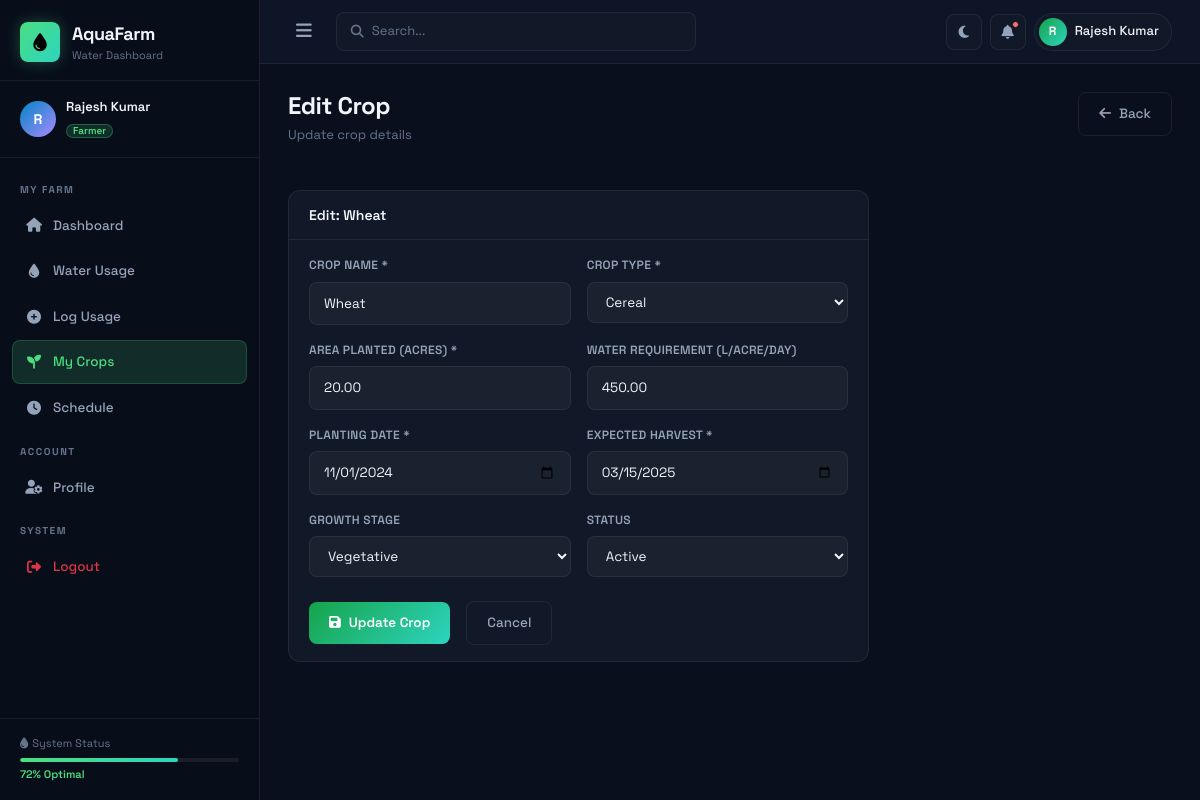
Screenshot of /crop/edit/1 (signed in) with the database file from the repository.
### tables this page shows
CREATE TABLE IF NOT EXISTS crops (
    id INT AUTO_INCREMENT PRIMARY KEY,
    farmer_id INT NOT NULL,
    crop_name VARCHAR(100) NOT NULL,
    crop_type ENUM('cereal', 'vegetable', 'fruit', 'pulse', 'oilseed', 'cash_crop') NOT NULL,
    area_planted DECIMAL(10,2) NOT NULL COMMENT 'in acres',
    planting_date DATE NOT NULL,
    expected_harvest DATE NOT NULL,
    water_requirement DECIMAL(10,2) NOT NULL COMMENT 'liters per day per acre',
    growth_stage ENUM('seedling', 'vegetative', 'flowering', 'fruiting', 'harvest') DEFAULT 'seedling',
    status ENUM('active', 'harvested', 'failed') DEFAULT 'active',
    created_at TIMESTAMP DEFAULT CURRENT_TIMESTAMP,
    FOREIGN KEY (farmer_id) REFERENCES farmers(id) ON DELETE CASCADE
);

### app/core/Controller.php (called while the page is built, shortened)
<?php
class Controller {
    protected function model($model) {
        $modelFile = BASE_PATH . '/app/models/' . $model . '.php';
        if (file_exists($modelFile)) {
            return new $model();
        }
        die("Model {$model} not found.");
    }
    protected function render($view, $data = [], $layout = 'main') {
        extract($data);
        $layoutFile = BASE_PATH . '/app/views/layouts/' . $layout . '.php';
        require_once $layoutFile;
    }
}

### app/controllers/CropController.php (called while the page is built, shortened)
<?php
class CropController extends Controller {
    public function edit($id) {
        $farmerModel = $this->model('FarmerModel');
        $cropModel   = $this->model('CropModel');
        $farmer = $farmerModel->getByUserId($_SESSION['user_id']);
        $crop   = $cropModel->findById($id);
        $this->render('farmers.editcrop', [
            'title'  => 'Edit Crop',
            'crop'   => $crop,
            'farmer' => $farmer,
        ], 'main');
    }
}

### app/core/Router.php (called while the page is built, shortened)
<?php
class Router {
    private $url;
    public function __construct() {
        $this->url = $this->parseUrl();
    }
    private function parseUrl() {
        if (isset($_GET['url'])) {
            return filter_var(rtrim($_GET['url'], '/'), FILTER_SANITIZE_URL);
        }
        return '';
    }
    public function route() {
        $urlParts = $this->url ? explode('/', $this->url) : [];
        $methodName = isset($urlParts[1]) && !empty($urlParts[1])
            ? strtolower($urlParts[1])
            : 'index';
        $params = array_slice($urlParts, 2);
        $controller = new $controllerName();
        call_user_func_array([$controller, $methodName], $params);
    }
}

### app/core/App.php (called while the page is built, shortened)
<?php
class App {
    public function __construct() {
        require_once BASE_PATH . '/app/core/Database.php';
        require_once BASE_PATH . '/app/core/Model.php';
        require_once BASE_PATH . '/app/core/Controller.php';
        require_once BASE_PATH . '/app/core/Router.php';
        require_once BASE_PATH . '/app/core/Helper.php';
        $router = new Router();
        $router->route();
    }
}

### public/index.php (called while the page is built, shortened)
<?php
require_once BASE_PATH . '/app/core/App.php';
new App();

### app/core/Database.php (called while the page is built, shortened)
<?php
class Database {
    private static $instance = null;
    private $connection;
    private function __construct() {
        $port = defined('DB_PORT') ? DB_PORT : '3306';
        $dsn = 'mysql:host=' . DB_HOST . ';port=' . $port . ';dbname=' . DB_NAME . ';charset=' . DB_CHARSET;
        $options = [
            PDO::ATTR_ERRMODE            => PDO::ERRMODE_EXCEPTION,
            PDO::ATTR_DEFAULT_FETCH_MODE => PDO::FETCH_ASSOC,
            PDO::ATTR_EMULATE_PREPARES   => false,
        ];
        try {
            $this->connection = new PDO($dsn, DB_USER, DB_PASS, $options);
        } catch (PDOException $e) {
            die(json_encode(['error' => 'Database connection failed: ' . $e->getMessage()]));
        }
    }
    public static function getInstance() {
        if (self::$instance === null) {
            self::$instance = new self();
        }
        return self::$instance;
    }
    public function query($sql, $params = []) {
        $stmt = $this->connection->prepare($sql);
        $stmt->execute($params);
        return $stmt;
    }
    public function fetch($sql, $params = []) { return $this->query($sql, $params)->fetch(); }
}

### app/core/Model.php (called while the page is built, shortened)
<?php
class Model {
    protected $db;
    protected $table;
    protected $primaryKey = 'id';
    public function __construct() {
        $this->db = Database::getInstance();
    }
    public function findById($id) {
        return $this->db->fetch(
            "SELECT * FROM {$this->table} WHERE {$this->primaryKey} = ?",
            [$id]
        );
    }
}

### app/core/Helper.php (called while the page is built, shortened)
<?php
function e($str) {
    return htmlspecialchars($str ?? '', ENT_QUOTES, 'UTF-8');
}

### app/views/farmers/editcrop.php (the view, shortened to what this page needs)
<div class="page-header">
    <div><h1 class="page-title">Edit Crop</h1><p class="page-subtitle">Update crop details</p></div>
    <a href="<?= APP_URL ?>/crop" class="btn-outline-custom"><i class="fas fa-arrow-left me-2"></i>Back</a>
</div>
<div class="row"><div class="col-lg-8">
    <div class="card-custom">
        <div class="card-header-custom"><h3 class="card-title-custom">Edit: <?= e($crop['crop_name']) ?></h3></div>
        <div class="card-body-custom">
            <form action="<?= APP_URL ?>/crop/update/<?= $crop['id'] ?>" method="POST" class="form-custom">
                <div class="row g-3">
                    <div class="col-md-6">
                        <label class="form-label-custom">Crop Name *</label>
                        <input type="text" name="crop_name" class="form-control-custom" value="<?= e($crop['crop_name']) ?>" required>
                    </div>
                    <div class="col-md-6">
                        <label class="form-label-custom">Crop Type *</label>
                        <select name="crop_type" class="form-control-custom" required>
                            <?php foreach (['cereal','vegetable','fruit','pulse','oilseed','cash_crop'] as $t): ?>
                            <option value="<?= $t ?>" <?= $crop['crop_type'] === $t ? 'selected' : '' ?>><?= ucfirst(str_replace('_',' ',$t)) ?></option>
                            <?php endforeach; ?>
                        </select>
                    </div>
                    <div class="col-md-6">
                        <label class="form-label-custom">Area Planted (acres) *</label>
                        <input type="number" name="area_planted" class="form-control-custom" value="<?= $crop['area_planted'] ?>" step="0.01" required>
                    </div>
                    <div class="col-md-6">
                        <label class="form-label-custom">Water Requirement (L/acre/day)</label>
                        <input type="number" name="water_requirement" class="form-control-custom" value="<?= $crop['water_requirement'] ?>" step="0.01">
                    </div>
                    <div class="col-md-6">
                        <label class="form-label-custom">Planting Date *</label>
                        <input type="date" name="planting_date" class="form-control-custom" value="<?= $crop['planting_date'] ?>" required>
                    </div>
                    <div class="col-md-6">
                        <label class="form-label-custom">Expected Harvest *</label>
                        <input type="date" name="expected_harvest" class="form-control-custom" value="<?= $crop['expected_harvest'] ?>" required>
                    </div>
                    <div class="col-md-6">
                        <label class="form-label-custom">Growth Stage</label>
                        <select name="growth_stage" class="form-control-custom">
                            <?php foreach (['seedling','vegetative','flowering','fruiting','harvest'] as $stage): ?>
                            <option value="<?= $stage ?>" <?= $crop['growth_stage'] === $stage ? 'selected' : '' ?>><?= ucfirst($stage) ?></option>
                            <?php endforeach; ?>
                        </select>
                    </div>
                    <div class="col-md-6">
                        <label class="form-label-custom">Status</label>
                        <select name="status" class="form-control-custom">
                            <?php foreach (['active','harvested','failed'] as $s): ?>
                            <option value="<?= $s ?>" <?= $crop['status'] === $s ? 'selected' : '' ?>><?= ucfirst($s) ?></option>
                            <?php endforeach; ?>
                        </select>
                    </div>
                </div>
                <div class="form-actions mt-4">
                    <button type="submit" class="btn-primary-custom"><i class="fas fa-save me-2"></i>Update Crop</button>
                    <a href="<?= APP_URL ?>/crop" class="btn-outline-custom ms-2">Cancel</a>
                </div>
            </form>
        </div>
    </div>
</div></div>

### public/css/style.css (style rules this page uses)
:root { --bg-primary: #0a0f1e; --bg-secondary: #0d1526; --bg-card: #111827; --bg-card-hover: #1a2235; --bg-sidebar: #080d1a; --sidebar-w: 260px; --border: rgba(255,255,255,0.07); --border-hover: rgba(74,222,128,0.3); --green: #4ade80; --green-dark: #16a34a; --green-glow: rgba(74,222,128,0.15); --blue: #38bdf8; --blue-dark: #0284c7; --orange: #fb923c; --purple: #a78bfa; --red: #f87171; --teal: #2dd4bf; --yellow: #fbbf24; --text-primary: #f1f5f9; --text-secondary:#94a3b8; --text-muted: #64748b; --radius: 12px; --radius-sm: 8px; --shadow: 0 4px 24px rgba(0,0,0,0.4); --shadow-glow: 0 0 24px rgba(74,222,128,0.1); --font: 'Space Grotesk', sans-serif; --font-mono: 'DM Mono', monospace; --topbar-h: 64px; --transition: all 0.25s cubic-bezier(0.4,0,0.2,1); }
*,*::before,*::after { box-sizing:border-box;margin:0;padding:0 }
html { scroll-behavior:smooth }
body { font-family:var(--font);background:var(--bg-primary);color:var(--text-primary);font-size:14px;line-height:1.6;overflow-x:hidden;min-height:100vh }
a { color:var(--green);text-decoration:none }
.page-header { display:flex;align-items:flex-start;justify-content:space-between;gap:16px;margin-bottom:28px;flex-wrap:wrap }
.page-title { font-size:24px;font-weight:700;letter-spacing:-0.5px;color:var(--text-primary);margin:0 }
.page-subtitle { font-size:13px;color:var(--text-muted);margin-top:4px }
.btn-primary-custom { display:inline-flex;align-items:center;background:linear-gradient(135deg,var(--green-dark),var(--teal));color:#fff;border:none;border-radius:var(--radius-sm);padding:10px 20px;font-size:13.5px;font-weight:600;cursor:pointer;transition:var(--transition);white-space:nowrap;font-family:var(--font);text-decoration:none }
.btn-outline-custom { display:inline-flex;align-items:center;background:transparent;color:var(--text-secondary);border:1px solid var(--border);border-radius:var(--radius-sm);padding:10px 20px;font-size:13.5px;font-weight:500;cursor:pointer;transition:var(--transition);white-space:nowrap;font-family:var(--font);text-decoration:none }
.card-custom { background:var(--bg-card);border:1px solid var(--border);border-radius:var(--radius);overflow:hidden;transition:var(--transition) }
.card-header-custom { display:flex;align-items:center;justify-content:space-between;padding:16px 20px;border-bottom:1px solid var(--border) }
.card-title-custom { font-size:14px;font-weight:600;color:var(--text-primary);margin:0 }
.card-body-custom { padding:16px 20px }
.form-label-custom { display:block;font-size:12px;font-weight:600;color:var(--text-secondary);margin-bottom:6px;letter-spacing:0.3px;text-transform:uppercase }
.form-control-custom,.form-control-custom-sm { width:100%;background:rgba(255,255,255,0.04);border:1px solid var(--border);border-radius:var(--radius-sm);padding:10px 14px;color:var(--text-primary);font-family:var(--font);font-size:13.5px;transition:var(--transition);outline:none }
.form-control-custom::placeholder,.form-control-custom-sm::placeholder { color:var(--text-muted) }
select.form-control-custom,select.form-control-custom-sm { cursor:pointer }
select.form-control-custom option { background:var(--bg-card) }
.form-actions { display:flex;align-items:center;flex-wrap:wrap;gap:8px }
.stat-card,.card-custom { animation:fadeInUp 0.4s ease both }

### rows the page displays
crops: crop_name "Wheat", crop_type "Cereal", area_planted "20.00", water_requirement "450.00", planting_date "11/01/2024", expected_harvest "03/15/2025", growth_stage "Vegetative", status "Active"

### other values shown
substr($_SESSION['user_name'] ?? 'U', 0, 1) "R"
$_SESSION['user_name'] "Rajesh Kumar"
$_SESSION['user_role'] "Farmer"
